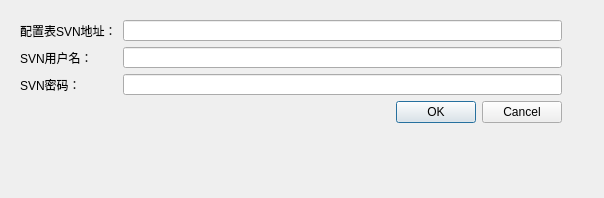
<?xml version="1.0" encoding="UTF-8"?>
<ui version="4.0">
 <class>generalSettings</class>
 <widget class="QDialog" name="generalSettings">
  <property name="geometry">
   <rect>
    <x>0</x>
    <y>0</y>
    <width>604</width>
    <height>198</height>
   </rect>
  </property>
  <property name="minimumSize">
   <size>
    <width>604</width>
    <height>198</height>
   </size>
  </property>
  <property name="maximumSize">
   <size>
    <width>604</width>
    <height>198</height>
   </size>
  </property>
  <property name="windowTitle">
   <string>基本设置</string>
  </property>
  <widget class="QWidget" name="gridLayoutWidget">
   <property name="geometry">
    <rect>
     <x>20</x>
     <y>20</y>
     <width>571</width>
     <height>161</height>
    </rect>
   </property>
   <layout class="QGridLayout" name="gridLayout_2" rowstretch="0,0,0,0" columnstretch="0,0">
    <property name="sizeConstraint">
     <enum>QLayout::SetFixedSize</enum>
    </property>
    <item row="2" column="0">
     <widget class="QLabel" name="label">
      <property name="text">
       <string>SVN密码：</string>
      </property>
     </widget>
    </item>
    <item row="0" column="1">
     <widget class="QLineEdit" name="client_data_root">
      <property name="minimumSize">
       <size>
        <width>439</width>
        <height>0</height>
       </size>
      </property>
      <property name="maximumSize">
       <size>
        <width>439</width>
        <height>21</height>
       </size>
      </property>
     </widget>
    </item>
    <item row="3" column="1">
     <widget class="QDialogButtonBox" name="buttonBox">
      <property name="orientation">
       <enum>Qt::Horizontal</enum>
      </property>
      <property name="standardButtons">
       <set>QDialogButtonBox::Cancel|QDialogButtonBox::Ok</set>
      </property>
     </widget>
    </item>
    <item row="2" column="1">
     <widget class="QLineEdit" name="password">
      <property name="minimumSize">
       <size>
        <width>439</width>
        <height>0</height>
       </size>
      </property>
      <property name="maximumSize">
       <size>
        <width>439</width>
        <height>21</height>
       </size>
      </property>
     </widget>
    </item>
    <item row="0" column="0">
     <widget class="QLabel" name="label_2">
      <property name="text">
       <string>配置表SVN地址：</string>
      </property>
     </widget>
    </item>
    <item row="1" column="0">
     <widget class="QLabel" name="label_3">
      <property name="text">
       <string>SVN用户名：</string>
      </property>
     </widget>
    </item>
    <item row="1" column="1">
     <widget class="QLineEdit" name="user_name">
      <property name="minimumSize">
       <size>
        <width>439</width>
        <height>0</height>
       </size>
      </property>
      <property name="maximumSize">
       <size>
        <width>439</width>
        <height>21</height>
       </size>
      </property>
     </widget>
    </item>
   </layout>
  </widget>
 </widget>
 <resources/>
 <connections>
  <connection>
   <sender>buttonBox</sender>
   <signal>accepted()</signal>
   <receiver>generalSettings</receiver>
   <slot>accept()</slot>
   <hints>
    <hint type="sourcelabel">
     <x>248</x>
     <y>254</y>
    </hint>
    <hint type="destinationlabel">
     <x>157</x>
     <y>274</y>
    </hint>
   </hints>
  </connection>
  <connection>
   <sender>buttonBox</sender>
   <signal>rejected()</signal>
   <receiver>generalSettings</receiver>
   <slot>reject()</slot>
   <hints>
    <hint type="sourcelabel">
     <x>316</x>
     <y>260</y>
    </hint>
    <hint type="destinationlabel">
     <x>286</x>
     <y>274</y>
    </hint>
   </hints>
  </connection>
 </connections>
</ui>
